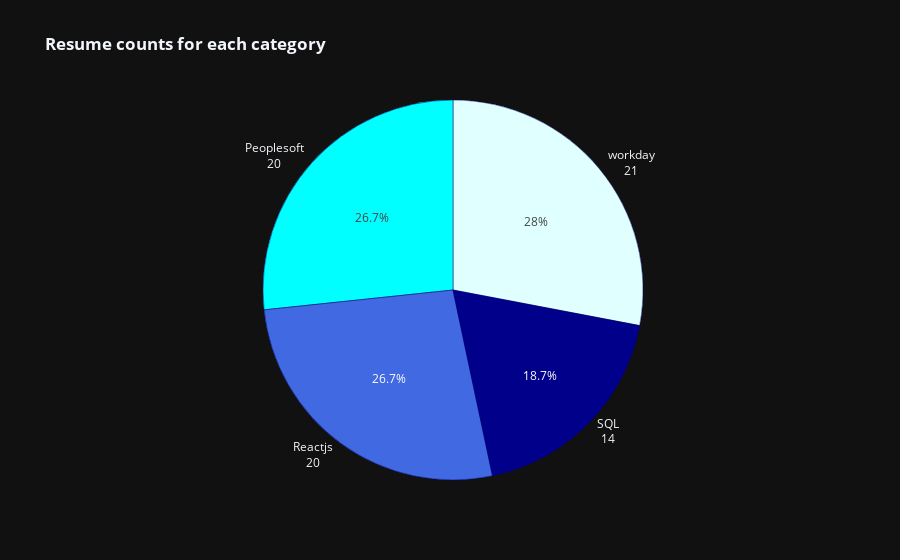

The cell this chart's notebook holds for it:
### Markdown cell above
* Checking how many resumes we have for each category

### Code cell
fig=go.Figure()

temp_df=resumes_df['Category'].value_counts()

fig.add_pie(labels=temp_df.index,
            values=temp_df.values,
            hoverinfo='skip',
            textinfo='label+value',
            textposition='outside')

colors = ['lightcyan','cyan','royalblue','darkblue']

fig.add_pie(labels=temp_df.index,
            values=temp_df.values,
            hoverinfo='skip',
            marker=dict(colors=colors,
                        line=dict(color='#090373',
                                  width=0.5)))


fig.update_layout(title='<b>Resume counts for each category</b>',
                  autosize=False,
                  template='plotly_dark',
                  showlegend=False)
fig.show()

### Figure 1 — Plotly figure (JSON) as saved in the notebook; plotly's stock layout.template omitted (floating-point values rounded to 4 significant figures)
{"data": [{"hoverinfo": "skip", "labels": ["workday", "Peoplesoft", "Reactjs", "SQL"], "textinfo": "label+value", "textposition": "outside", "type": "pie", "values": [21, 20, 20, 14]}, {"hoverinfo": "skip", "labels": ["workday", "Peoplesoft", "Reactjs", "SQL"], "marker": {"colors": ["lightcyan", "cyan", "royalblue", "darkblue"], "line": {"color": "#090373", "width": 0.5}}, "type": "pie", "values": [21, 20, 20, 14]}], "layout": {"autosize": false, "showlegend": false, "title": {"text": "<b>Resume counts for each category</b>"}}}
